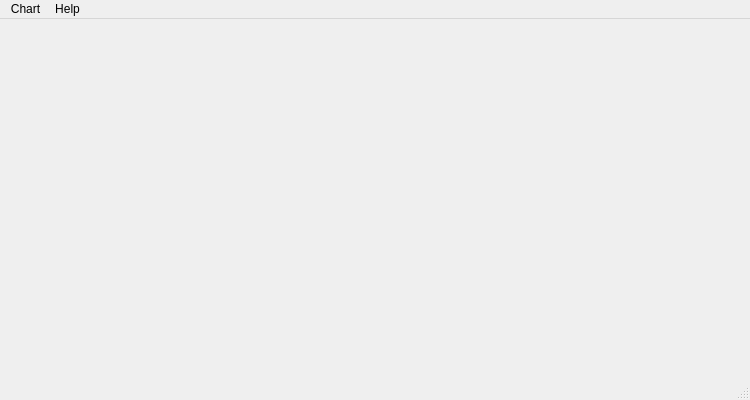
<?xml version="1.0" encoding="UTF-8"?>
<ui version="4.0">
 <class>MainWindow</class>
 <widget class="QMainWindow" name="MainWindow">
  <property name="geometry">
   <rect>
    <x>0</x>
    <y>0</y>
    <width>750</width>
    <height>400</height>
   </rect>
  </property>
  <property name="windowTitle">
   <string>BMP280</string>
  </property>
  <widget class="QWidget" name="centralwidget">
   <widget class="QLabel" name="label">
    <property name="geometry">
     <rect>
      <x>140</x>
      <y>50</y>
      <width>63</width>
      <height>20</height>
     </rect>
    </property>
    <property name="text">
     <string/>
    </property>
   </widget>
  </widget>
  <widget class="QMenuBar" name="menubar">
   <property name="geometry">
    <rect>
     <x>0</x>
     <y>0</y>
     <width>750</width>
     <height>25</height>
    </rect>
   </property>
   <widget class="QMenu" name="menu_Help">
    <property name="title">
     <string>Help</string>
    </property>
    <addaction name="action_AboutQt"/>
   </widget>
   <widget class="QMenu" name="menu_Chart">
    <property name="title">
     <string>Chart</string>
    </property>
    <addaction name="action_ExportPNG"/>
   </widget>
   <addaction name="menu_Chart"/>
   <addaction name="menu_Help"/>
  </widget>
  <widget class="QStatusBar" name="statusbar"/>
  <action name="action_AboutQt">
   <property name="text">
    <string>About Qt...</string>
   </property>
  </action>
  <action name="action_ExportPNG">
   <property name="text">
    <string>Export as PNG...</string>
   </property>
  </action>
 </widget>
 <resources/>
 <connections/>
</ui>
